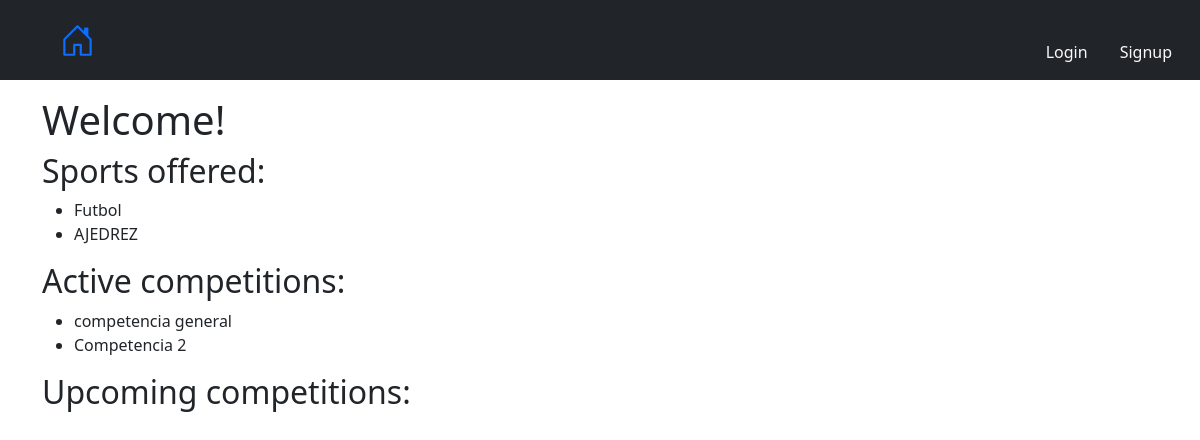
Before: / with the older database file.
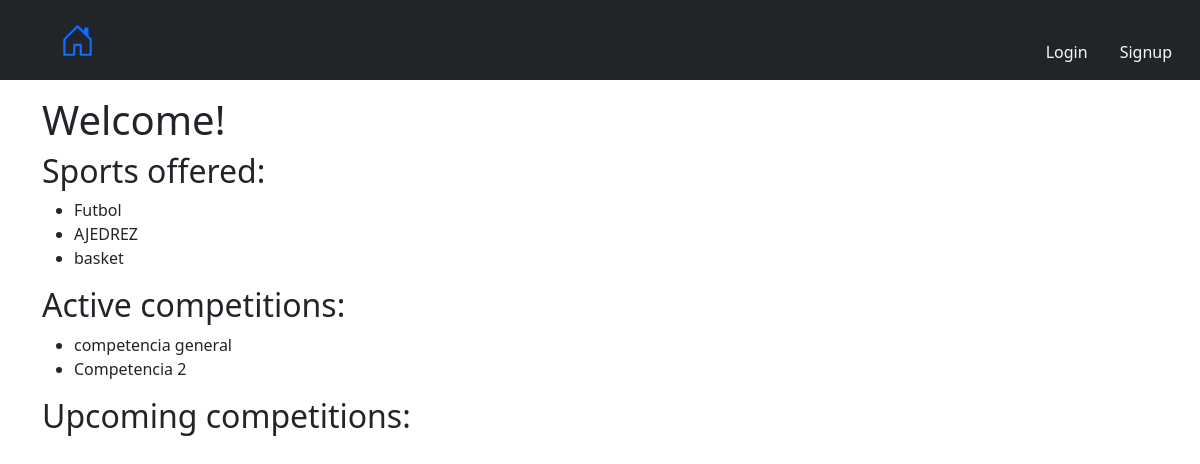
After: the same page with the newer database file.
### myapp/models.py (models this page shows, shortened)
class Sport(models.Model):
    name = models.CharField(max_length=50)
    TYPE_SPORT = (
        ('I', 'Individual'),
        ('T', 'Team'),
    )
    type_sport = models.CharField(max_length=1, choices=TYPE_SPORT, blank=True, default='I', help_text='Type of sport')

class Competition(models.Model):
    name = models.CharField(max_length=50)
    sport_list = models.ForeignKey(Sport, on_delete=models.SET_NULL, null=True)
    is_active = models.BooleanField(default=True)

### myapp/views.py (the view)
# urls.py: path('', views.home, name='home'),
def home(request):
    active_competitions = Competition.objects.filter(is_active=True)
    upcoming_competitions = Competition.objects.filter(is_active=False)
    sports_offered = Sport.objects.all()
    return render(request, 'home.html', {
        'active_competitions': active_competitions,
        'upcoming_competitions': upcoming_competitions,
        'sports_offered': sports_offered,
    })

### myapp/templates/home.html (shortened to what this page needs)
{% extends 'base.html' %}
{% block content %}
    <div>
        <h1>Welcome!</h1>
        <h2>Sports offered:</h2>
        <ul>
            {% for sport in sports_offered %}
                <li>{{ sport.name }}</li>
            {% endfor %}
        </ul>
        <h2>Active competitions:</h2>
        <ul>
            {% for competition in active_competitions %}
                <li>{{ competition.name }}</li>
            {% endfor %}
        </ul>
        <h2>Upcoming competitions:</h2>
    </div>
{% endblock %}

Changed rows visible on the page:
added Sport: name "basket"
